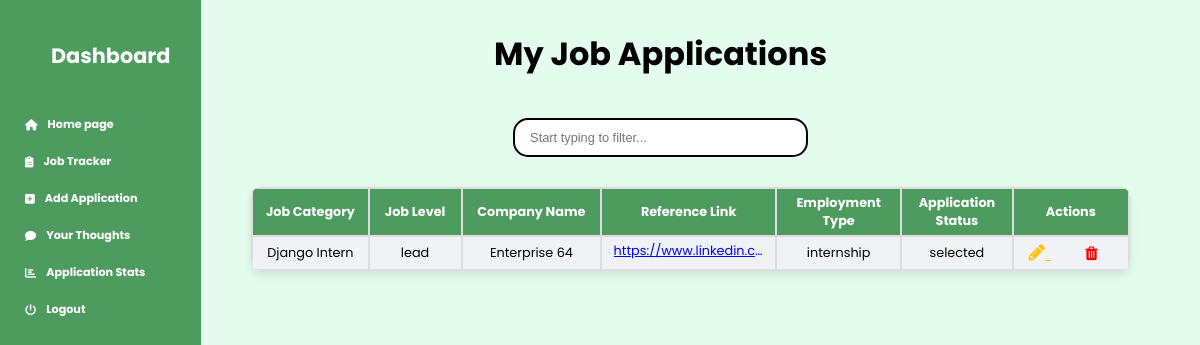
The app's page /jobs/ (signed in), older data.
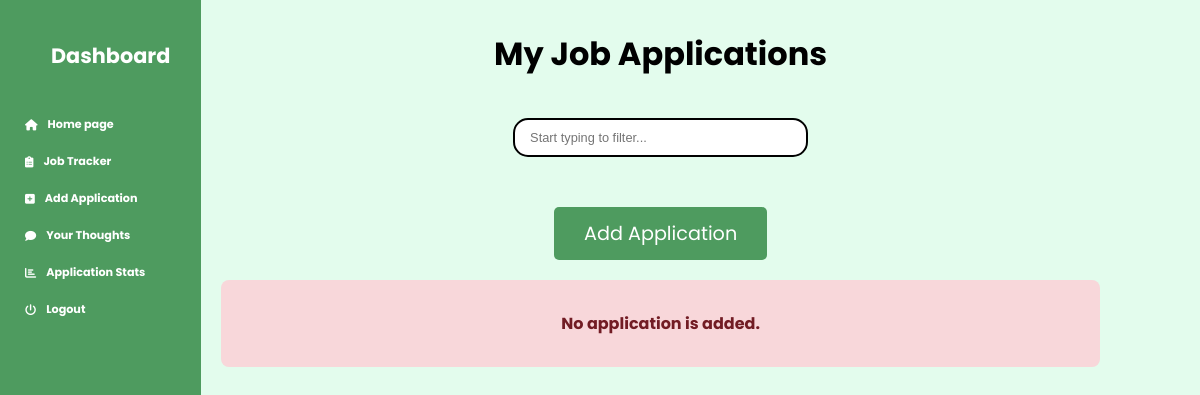
The same page, newer data.
### tracker/models.py (models this page shows, shortened)
class Add_Job(models.Model):
    JOB_LEVEL_CHOICES = [
        ('intern', 'Intern'),
        ('junior', 'Junior'),
        ('mid', 'Mid-Level'),
        ('senior', 'Senior'),
        ('lead', 'Lead'),
        ('manager', 'Manager'),
        ('director', 'Director'),
        ('vp', 'Vice President'),
        ('c_level', 'C-Level'),
    ]
    EMPLOYMENT_TYPE_CHOICES = [
        ('full_time', 'Full-Time'),
        ('part_time', 'Part-Time'),
        ('contract', 'Contract'),
        ('temporary', 'Temporary'),
        ('internship', 'Internship'),
        ('freelance', 'Freelance'),
        ('remote', 'Remote'),
        ('hybrid', 'Hybrid'),
        ('apprenticeship', 'Apprenticeship'),
    ]
    APPLICATION_STATUS_CHOICES = [
        ('pending', 'Pending'),
        ('applied', 'Applied'),
        ('interview', 'Interview Scheduled'),
        ('selected', 'Selected'),
        ('rejected', 'Rejected'),
        ('offer_accepted', 'Offer Accepted'),
        ('offer_declined', 'Offer Declined'),
    ]
    user = models.ForeignKey(User, on_delete=models.CASCADE)
    job_category = models.CharField(max_length=100)
    job_level = models.CharField(max_length=100, choices=JOB_LEVEL_CHOICES)
    company_name = models.CharField(max_length=100)
    company_email = models.EmailField(max_length=150, null=True, blank=True)  # Company Email New Fielded Added
    reference_link = models.URLField(max_length=200)
    employment_type = models.CharField(max_length=100, choices=EMPLOYMENT_TYPE_CHOICES)
    application_status = models.CharField(max_length=20, choices=APPLICATION_STATUS_CHOICES, default='pending')  # Default status is pending
    interview_date = models.DateField(null=True, blank=True)  # Allows null values if no date is set

### tracker/views.py (the view)
# urls.py: path('jobs/', job_list, name='job_list'),
@login_required
def job_list(request):
    jobs = Add_Job.objects.filter(user=request.user).order_by("-interview_date")
    job_category = request.GET.get('job_category')
    if job_category:
        jobs = jobs.filter(job_category__icontains=job_category)  # Use 'icontains' for partial match
    all_emails_empty = not any(job.company_email for job in jobs)
    all_dates_empty = not any(job.interview_date for job in jobs)
    context = {
        'jobs': jobs,
        'all_emails_empty': all_emails_empty,  # Pass the flag to the template
        'all_dates_empty': all_dates_empty,
    }
    return render(request, 'job_list.html', context)

### templates/job_list.html (shortened to what this page needs)
{% extends 'base.html' %}
{% block content %}
{% load static %}
<h1  style="text-decoration: none;">My Job Applications</h1>
<div class="search-container">
    <form method="GET" action="/jobs/">
        <input name="job_category" id="search" type="search" placeholder="Start typing to filter..." autocomplete="off">
    </form>
</div>
        <table id="jobTable" style="margin-top: 0px !important; border-radius: 10px; margin-left: 30px;">
            {% if jobs|length == 0 %}
            <div class="cta-container">
                <a href="{% url 'job_create' %}" class="cta-button">Add Application</a>
            </div>
            <div class="no-jobs-message">
                <p>No application is added.</p>
            </div>
            {% else %}
            <tr>
                <th>Job Category</th>
                <th>Job Level</th>
                <th>Company Name</th>
                <th>Reference Link</th>
                <th>Employment Type</th>
                <th>Application Status</th>
                <th>Actions</th>
            </tr>
            {% for job in jobs %}
            <tr>
                <td>{{ job.job_category }}</td>
                <td>{{ job.job_level }}</td>
                <td>{{ job.company_name }}</td>
                <td><a href="{{ job.reference_link }}" style="width: 150px !important; color: blue">{{ job.reference_link }}</a></td>
                <td>{{ job.employment_type }}</td>
                <td>{{ job.application_status }}</td>
                    <td>
                    <a href="{% url 'job_update' job.id %}" title="Edit" class="btn" style="display:inline; font-size: 1.2rem !important; color: #ffc00c; width: 20px !important; padding: 0px !important;">
                        <i class="fa fa-pencil"></i>
                    </a>
                    <a href="{% url 'job_delete_confirmation' job.id %}" class="btn btn-delete" style="background-color: red;">
                        <i class="fa fa-trash" style="padding: 8px 15px; color: red;"></i>
                    </a>
                </td>
            </tr>
            {% endfor %}
            {% endif %}
        </table>
        </div>
    {% endblock %}

Row changes from the older to the newer data that the page shows:
removed Add_Job: job_category "Django Intern", job_level "lead", company_name "Enterprise 64", reference_link "https://www.linkedin.c…", employment_type "internship", application_status "selected"
Text that changed along with them:
text no longer shown: "Job Category Job Level Company Name Reference Link Employment Type Application Status Actions"
text now shown: "Add Application No application is added."
